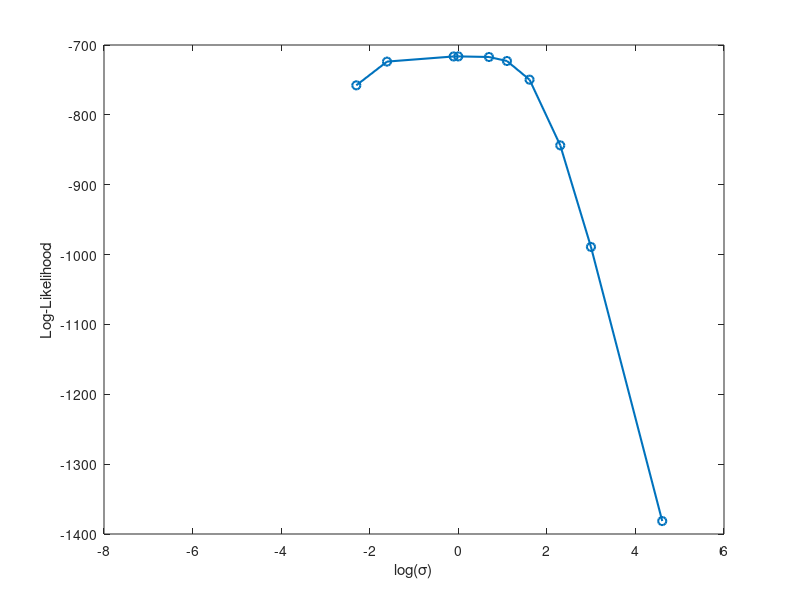
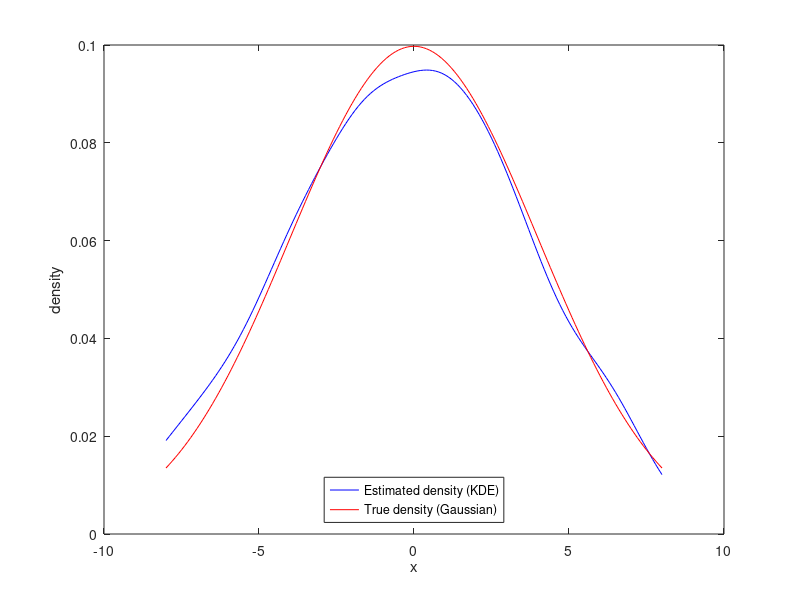

Reproduce these figures in MATLAB, in order.
clc; clear;
mu=0;
sigma=4;
n=1000;
samples = mu + sigma * randn(n, 1);
shuffle=samples(randperm(n));
T=shuffle(1:750);
V=shuffle(751:end);

sigma_values=[0.001,0.1,0.2,0.9,1,2,3,5,10,20,100];
LL = zeros(size(sigma_values));
for i = 1:length(sigma_values)
    sigma=sigma_values(i);
    pdf=zeros(size(V));
    for j = 1:length(V)
        pdf(j)=mean(normpdf(V(j), T, sigma_values(i)));
    end
    LL(i)=sum(log(pdf));
end
[bestLL, idx]=max(LL);
best_sigma=sigma_values(idx);
fprintf('Best sigma = %f, Best Log-Likelihood = %f\n', best_sigma, bestLL);
figure;
plot(log(sigma_values), LL, '-o','LineWidth',1.5);
xlabel('log(\sigma)');
ylabel('Log-Likelihood');

x= -8 : 0.1 : 8;
pn_hat=zeros(size(x));
for j= 1: length(x)
    pn_hat(j) = mean(normpdf(x(j), T, best_sigma));
end
true_density=normpdf(x, 0 , 4);
figure;
plot(x, pn_hat, 'b');
hold on;
plot(x, true_density, 'r');
xlabel('x');
ylabel('density');
legend('Estimated density (KDE)','True density (Gaussian)','Location','south');